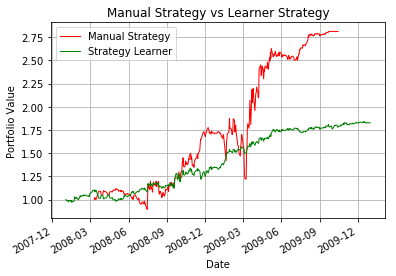

The Python source for this figure:
#!/usr/bin/env python2
# -*- coding: utf-8 -*-
"""
Student Name: Asiya Gizatulina (replace with your name) 			  		 			     			  	   		   	  			  	

"""

import ManualStrategy as mst
import StrategyLearner as stg
from marketsimcode import compute_portvals			  		 			     			  	   		   	  			  	
import numpy as np 	
import random

def author():
    return 'agizatulina3'

if __name__ == '__main__':
    random.seed(300)
    np.random.seed(300)
    start_value = 100000
    
    start = '01-01-2008'
    end = '12-31-2009'
    
    symbol = 'JPM'

    manual_str = mst.ManualStrategy()
    learner_str = stg.StrategyLearner()

    learner_str.addEvidence(symbol, start, end, start_value)

    manual_trades = manual_str.testPolicy(symbol, start, end, start_value)
    learner_trades = learner_str.testPolicy(symbol, start, end, start_value)
    
    # Modify to make it work with compute_portvals
    learner_trades['Date'] = learner_trades.index
    learner_trades['Symbol'] = symbol
    learner_trades['Order'] = 'BUY'
    learner_trades['Shares'] = learner_trades[symbol]
    learner_trades.reset_index(drop = True, inplace = True)

    learner_df = learner_trades.copy()

    for i in range(0, len(learner_df)):
        if learner_df.iloc[i, 0] < 0:
            amount = learner_df.iloc[i, 4] * -1
            learner_df.iloc[i, 3] = 'SELL'
            learner_df.iloc[i, 4] = amount

    # Print learner_trades
    # Get portfolio values
    manualVal = compute_portvals(manual_trades, start_val = start_value)
    learnerVal = compute_portvals(learner_df, start_val = start_value)
     
    # Normalize
    manualVal = manualVal / manualVal.ix[0]
    learnerVal = learnerVal / learnerVal.ix[0]

    # COMMENT OUT FOR PLOT
    # Plot
    manual_str.plot(manualVal, learnerVal, 'experiment1.pdf', 'Manual Strategy vs Learner Strategy')
     
    # Calculate stats manual
    port_val = start_value * manualVal
    cum_return = manualVal.ix[-1] / manualVal.ix[0] - 1
    daily_ret = manualVal / manualVal.shift(1) - 1
    std = daily_ret.std()
    avg = daily_ret.mean()
     
    print 'Manual Strategy Portfolio Cumulative: %f' % cum_return
    print 'Manual Strategy Portfolio Std of Daily Returns: %f' % std
    print 'Manual Strategy Portfolio Mean of Daily Returns: %f' % avg
    
    # Calculate stats learner
    port_val = start_value * learnerVal
    cum_return = learnerVal.ix[-1] / learnerVal.ix[0] - 1
    daily_ret = learnerVal / learnerVal.shift(1) - 1
    std = daily_ret.std()
    avg = daily_ret.mean()
     
    print 'Strategy Learner Portfolio Cumulative: %f' % cum_return
    print 'Strategy Learner Portfolio Std of Daily Returns: %f' % std
    print 'Strategy Learner Portfolio Mean of Daily Returns: %f' % avg
